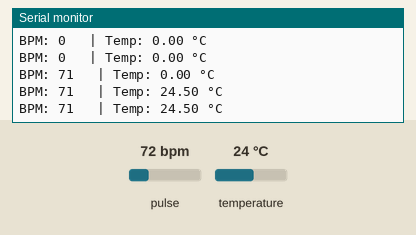
Simulated run of this sketch. Board: ESP32. Shown: the last lines printed to the serial monitor. Inputs (shaded band) come from the test bench; at power-on: pulse 72 bpm, temperature 24 °C. WiFi joins after 1.5 s; servers stay silent unless stated.

Above: at 2.7 s.
2.8 s: pulse set to 42 bpm
At 2.88 s:
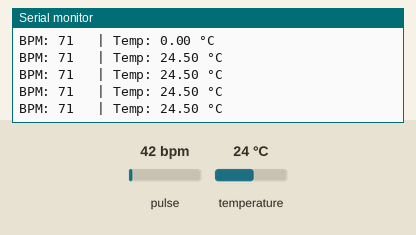
4.3 s: temperature set to 12 °C
At 4.33 s:
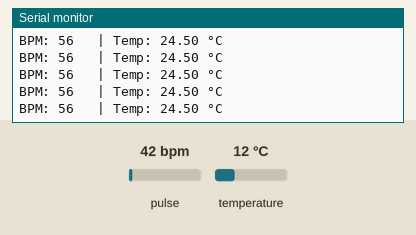
5.8 s: pulse set to 70 bpm
At 5.9 s:
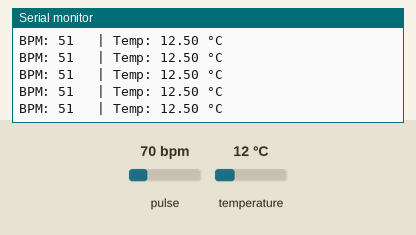
7.3 s: temperature set to 19 °C
At 7.34 s:
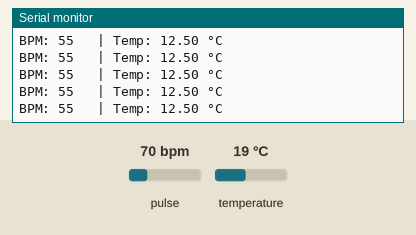
Timing chart, 0 to 9.8 s (numbered marks = the images above; inputs shaded):
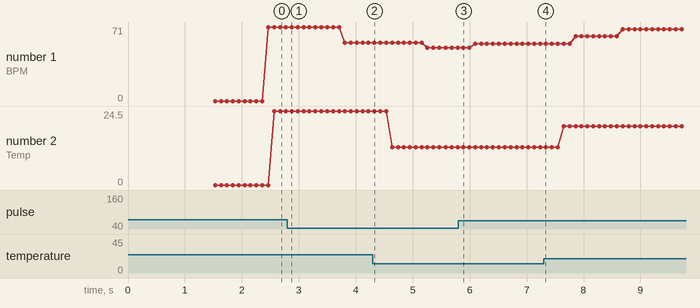

The sketch:

integration_sensor.ino
```cpp
#include <WiFi.h>
#include <WiFiManager.h> // Pastikan library "WiFiManager" by tzapu terinstall
#include <OneWire.h>
#include <DallasTemperature.h>
#include <Wire.h>
#include "MAX30105.h"
#include "heartRate.h"

// ================= KONFIGURASI WIFI =================
const char* hardcode_ssid = "POCO X3 Pro";
const char* hardcode_pass = "12321213";
const char* ap_name = "ESP32_raply";

// ================= KONFIGURASI DS18B20 (SUHU) =================
#define ONE_WIRE_BUS 4
OneWire oneWire(ONE_WIRE_BUS);
DallasTemperature sensors(&oneWire);

const float KALIBRASI_OFFSET = 0.50;
unsigned long lastTempRequest = 0;
const long tempInterval = 1000; // Update suhu tiap 1000ms (1 detik)
float tempC_final = 0.0;

// ================= KONFIGURASI MAX30102 (JANTUNG) =================
MAX30105 particleSensor;

const byte RATE_SIZE = 4;
byte rates[RATE_SIZE];
byte rateSpot = 0;
long lastBeat = 0;
float beatsPerMinute;
int beatAvg = 0;
byte beatCount = 0;

// Timer untuk Serial Print (Biar gak spamming terlalu cepat sampai unreadable)
unsigned long lastPrintTime = 0;
const long printInterval = 100; // Print data setiap 100ms (biar terlihat mengalir terus)

// ================= SETUP =================
void setup() {
  Serial.begin(115200);
  Serial.println("\n\n=== SYSTEM START ===");

  // --- 1. SETUP WIFI ---
  WiFi.mode(WIFI_STA);
  Serial.print("Mencoba koneksi ke WiFi Hardcoded: ");
  Serial.println(hardcode_ssid);

  WiFi.begin(hardcode_ssid, hardcode_pass);

  int retry = 0;
  while (WiFi.status() != WL_CONNECTED && retry < 10) { // Coba 5 detik
    delay(500);
    Serial.print(".");
    retry++;
  }

  if (WiFi.status() == WL_CONNECTED) {
    Serial.println("\nTerhubung WiFi Hardcode!");
    Serial.println(WiFi.localIP());
  } else {
    Serial.println("\nGagal. Masuk Mode WiFi Manager...");
    WiFiManager wm;
    wm.setConfigPortalTimeout(180);
    if (!wm.autoConnect(ap_name)) {
      Serial.println("Timeout. Restart...");
      ESP.restart();
    }
    Serial.println("Terhubung via WiFi Manager!");
  }

  // --- 2. SETUP SENSOR SUHU ---
  sensors.begin();
  sensors.setResolution(11);
  sensors.setWaitForConversion(false); // PENTING: Non-blocking
  sensors.requestTemperatures();
  lastTempRequest = millis();

  // --- 3. SETUP SENSOR JANTUNG ---
  if (!particleSensor.begin(Wire, I2C_SPEED_FAST)) {
    Serial.println("MAX30102 ERROR. Cek Kabel!");
  } else {
    particleSensor.setup();
    particleSensor.setPulseAmplitudeRed(0x0A);
    particleSensor.setPulseAmplitudeGreen(0);
  }
}

// ================= LOOP =================
void loop() {
  // -----------------------------------------------------------
  // BAGIAN 1: HITUNG DETAK JANTUNG (Realtime / Cepat)
  // -----------------------------------------------------------
  long irValue = particleSensor.getIR();

  // Jika ada jari terdeteksi (Threshold IR > 50.000)
  if (irValue > 50000) {
    if (checkForBeat(irValue) == true) {
      long delta = millis() - lastBeat;
      lastBeat = millis();

      beatsPerMinute = 60000.0 / delta;

      if (beatsPerMinute < 255 && beatsPerMinute > 40) {
        rates[rateSpot++] = (byte)beatsPerMinute;
        rateSpot %= RATE_SIZE;
        if (beatCount < RATE_SIZE) beatCount++;

        // Hitung Rata-rata
        beatAvg = 0;
        for (byte x = 0 ; x < RATE_SIZE ; x++) beatAvg += rates[x];
        if (beatCount > 0) beatAvg /= beatCount;
      }
    }
  } else {
    // Jika tidak ada jari, Reset BPM jadi 0
    beatAvg = 0;
    beatCount = 0;
    for (byte x = 0 ; x < RATE_SIZE ; x++) rates[x] = 0;
  }

  // -----------------------------------------------------------
  // BAGIAN 2: HITUNG SUHU (Interval 1 Detik / 1 Hz)
  // -----------------------------------------------------------
  if (millis() - lastTempRequest >= tempInterval) {
    // 1. Baca hasil request detik sebelumnya
    float tempC_raw = sensors.getTempCByIndex(0);

    // 2. Request baru untuk detik berikutnya
    sensors.requestTemperatures();
    lastTempRequest = millis();

    // Validasi nilai
    if(tempC_raw != DEVICE_DISCONNECTED_C && tempC_raw > -127) {
       tempC_final = tempC_raw + KALIBRASI_OFFSET;
    }
    // Jika sensor suhu error/lepas, nilai tempC_final dibiarkan nilai terakhir
  }

  // -----------------------------------------------------------
  // BAGIAN 3: PRINT DATA TERUS MENERUS (Streaming)
  // -----------------------------------------------------------
  // Kita update tampilan setiap 100ms agar serial monitor enak dilihat
  if (millis() - lastPrintTime >= printInterval) {
    lastPrintTime = millis();

    // FORMAT: "BPM: [nilai] | Temp: [nilai]"
    Serial.print("BPM: ");
    Serial.print(beatAvg);
    Serial.print(" \t| Temp: "); // \t itu tab biar rapi
    Serial.print(tempC_final);
    Serial.println(" °C");

    // Kalau mau liat raw IR value buat debugging sensitivitas, uncomment ini:
    // Serial.print(" \t| IR: "); Serial.println(irValue);
  }
}
```

Measured:
- plotted number 1: 71 → 56 after the input at 2.8 s, 51 → 55 after the input at 5.8 s
- plotted number 2: 24.5 → 12.5 after the input at 4.3 s, 12.5 → 19.5 after the input at 7.3 s
